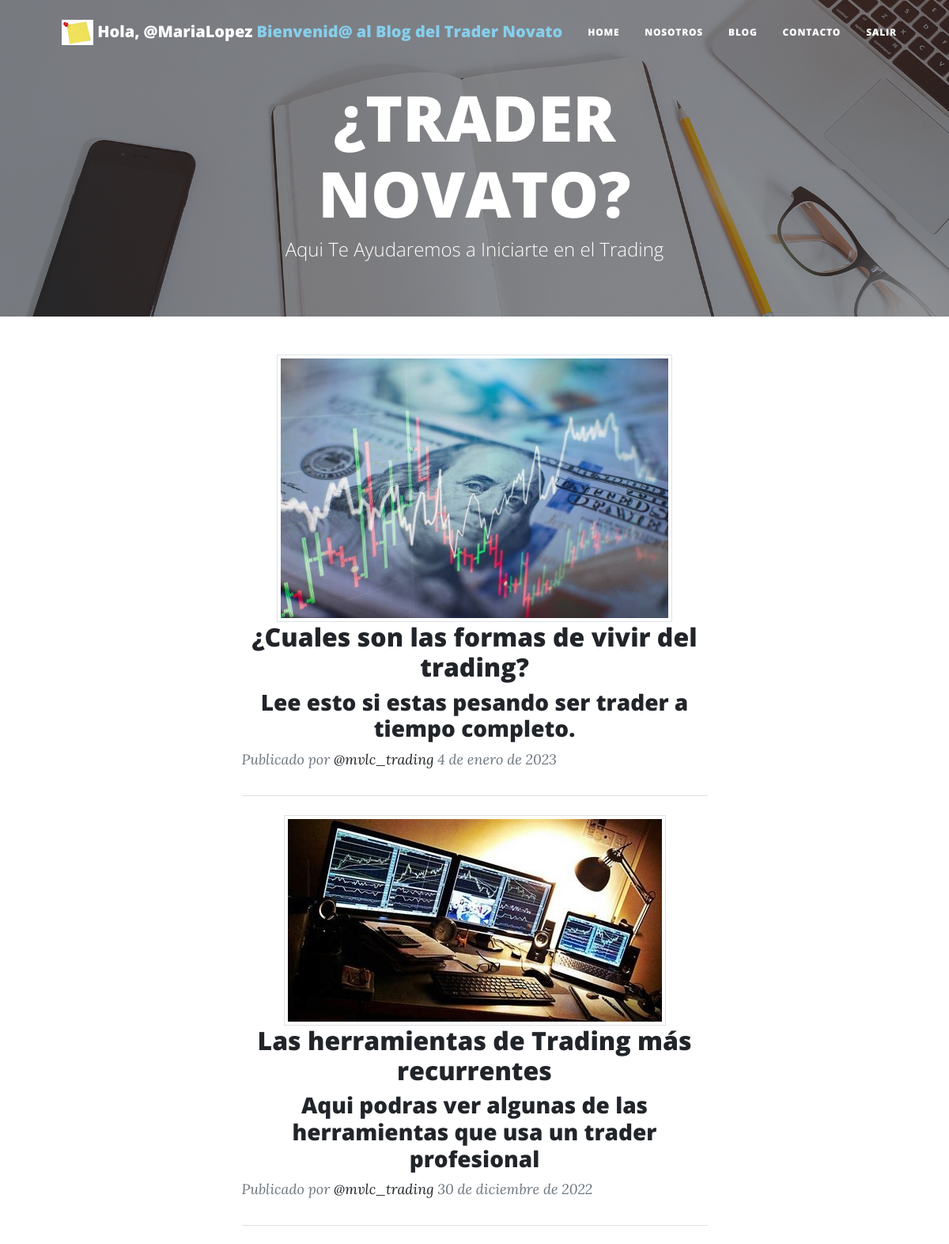
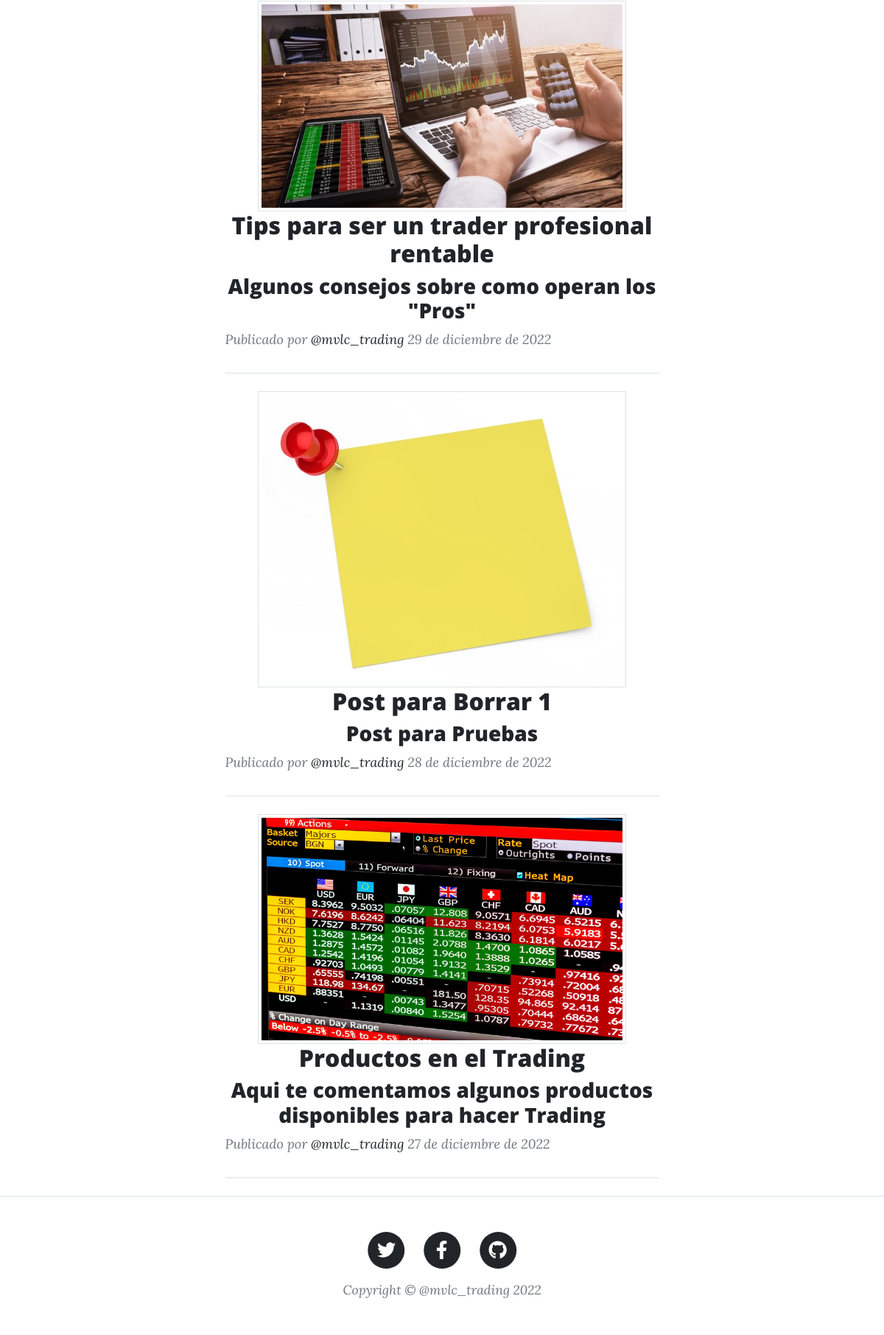
The page /mvlcblog/ (signed in) on the database its author committed (2 pictures, top to bottom).
### mvlcblog/models.py (models this page shows)
class Avatar(models.Model):
    user = models.OneToOneField(to=User, on_delete=models.CASCADE, related_name='avatar')
    imagen = models.ImageField(upload_to='avatares', null=True, blank=True)

class Post(models.Model):
    titulo = models.CharField(max_length=100)
    sub_titulo = models.CharField(max_length=100)
    texto = models.TextField(max_length=4000)
    publicado_el = models.DateField()
    imagen = models.ImageField(upload_to='posts', null=True, blank=True)

### mvlcblog/views.py (the view)
# urls.py: path("mvlcblog/", inicio, name="mvlcblog-inicio"),
def inicio(request):
    posts = Post.objects.order_by('-publicado_el').all()
    return render(request,"mvlcblog/inicio.html",{'posts': posts})

### mvlcblog/templates/mvlcblog/inicio.html
{% extends "mvlcblog/base.html" %}
{% load static %}
{% block contenido %}
<div class="container px-4 px-lg-5">
{% if posts %}
<div class="row gx-4 gx-lg-5 justify-content-center">
    <div class="col-md-10 col-lg-8 col-xl-7">
        <div class="post-preview">
            {% for post in posts|slice:":5" %}
            <div class="post-preview">
                {% if post.imagen %}
                    <a href="{% url 'mvlcblog-detalle' post.id %}"><img class="img-thumbnail mx-auto d-block"
                        src="{{post.imagen.url}}" alt="{{post.titulo}}" style="max-width:500px;max-height:500px"/></a>
                {% else %}
                    <a href="{% url 'mvlcblog-detalle' post.id %}"><img class="img-thumbnail mx-auto d-block"
                        src="{% static 'media/posts/default_image.jpg' %}" alt="{{post.titulo}}" style="max-width:350px;max-height:350px" /></a>
                {% endif %}
                <h2 class="post-title text-center"><a href="{% url 'mvlcblog-detalle' post.id %}">{{post.titulo}}</a></h2>
                <h3 class="post-subtitle text-center">{{post.sub_titulo}}</h3>
                <p class="post-meta">
                    Publicado por
                    <a href="#!">@mvlc_trading</a>
                    {{post.publicado_el}}
                </p>
            </div>
                    <hr class="my-4" />
                {% endfor %}
            </div>
        </div>
    </div>
{% endif %}
</div>
{% endblock %}

### mvlcblog/templates/mvlcblog/base.html (shortened to what this page needs)
<!DOCTYPE html>
<html lang="en">
    <head>
        {% load static %}
        <link href="{% static 'mvlcblog/css/styles.css' %}" rel="stylesheet" />
    </head>
    <body>
        <nav class="navbar navbar-expand-lg navbar-light" id="mainNav">
            <div class="container px-4 px-lg-5">
                <a class="navbar-brand" href="{% url 'mvlcblog-inicio' %}">
                    <img height="32" src="{{user.avatar.imagen.url}}">
                    {% if user.is_authenticated %}
                    Hola, {{user.username}}
                    {% endif %}
                    <span style="color: skyblue">Bienvenid@ al Blog del Trader Novato</span></a>
                <div class="collapse navbar-collapse" id="navbarResponsive">
                    <ul class="navbar-nav ms-auto py-4 py-lg-0">
                        <li class="nav-item"><a class="nav-link px-lg-3 py-3 py-lg-4" href="{% url 'mvlcblog-inicio' %}">Home</a></li>
                        <li class="nav-item"><a class="nav-link px-lg-3 py-3 py-lg-4" href="{% url 'mvlcblog-about' %}">Nosotros</a></li>
                        {% if not user.is_superuser %}
                        <li class="nav-item"><a class="nav-link px-lg-3 py-3 py-lg-4" href="{% url 'mvlcblog-listar' %}">Blog</a></li>
                        {% endif %}
                        <li class="nav-item"><a class="nav-link px-lg-3 py-3 py-lg-4" href="{% url 'mvlcblog-mensajes-crear' %}">Contacto</a></li>
                        {% if user.is_authenticated %}
                        <li class="nav-item"><a class="nav-link px-lg-3 py-3 py-lg-4" href="{% url 'mvlcblog-logout' %}">Salir</a></li>
                        {% else %}
                        <li class="nav-item"><a class="nav-link px-lg-3 py-3 py-lg-4" href="{% url 'mvlcblog-login' %}">Ingresar</a></li>
                        <li class="nav-item"><a class="nav-link px-lg-3 py-3 py-lg-4" href="{% url 'mvlcblog-signup' %}">Registro</a></li>
                        {% endif %}
                    </ul>
                </div>
            </div>
        </nav>
        <header class="masthead" style="background-image: url('{% static 'assets/img/home-bg.jpg' %}');
        height: 400px;padding-top: 100px;">
            <div class="container position-relative px-4 px-lg-5">
                <div class="row gx-4 gx-lg-5 justify-content-center">
                    <div class="col-md-10 col-lg-8 col-xl-7">
                        <div class="site-heading">
                            <h1>¿TRADER NOVATO?</h1>
                            <span class="subheading">Aqui Te Ayudaremos a Iniciarte en el Trading</span>
                        </div>
                    </div>
                </div>
            </div>
        </header>
        {% block contenido %} {% endblock %}
        <footer class="border-top">
            <div class="container px-4 px-lg-5">
                <div class="row gx-4 gx-lg-5 justify-content-center">
                    <div class="col-md-10 col-lg-8 col-xl-7">
                        <ul class="list-inline text-center">
                            <li class="list-inline-item">
                                <a href="#!">
                                    <span class="fa-stack fa-lg">
                                        <i class="fas fa-circle fa-stack-2x"></i>
                                        <i class="fab fa-twitter fa-stack-1x fa-inverse"></i>
                                    </span>
                                </a>
                            </li>
                            <li class="list-inline-item">
                                <a href="#!">
                                    <span class="fa-stack fa-lg">
                                        <i class="fas fa-circle fa-stack-2x"></i>
                                        <i class="fab fa-facebook-f fa-stack-1x fa-inverse"></i>
                                    </span>
                                </a>
                            </li>
                            <li class="list-inline-item">
                                <a href="#!">
                                    <span class="fa-stack fa-lg">
                                        <i class="fas fa-circle fa-stack-2x"></i>
                                        <i class="fab fa-github fa-stack-1x fa-inverse"></i>
                                    </span>
                                </a>
                            </li>
                        </ul>
                        <div class="small text-center text-muted fst-italic">Copyright &copy; @mvlc_trading 2022</div>
                    </div>
                </div>
            </div>
        </footer>
    </body>
</html>

### rows shown on the page
Post: imagen (picture), titulo "¿Cuales son las formas de vivir del trading?", sub_titulo "Lee esto si estas pesando ser trader a tiempo completo.", publicado_el "4 de enero de 2023"
Post: imagen (picture), titulo "Las herramientas de Trading más recurrentes", sub_titulo "Aqui podras ver algunas de las herramientas que usa un trader profesional", publicado_el "30 de diciembre de 2022"
Post: imagen (picture), titulo "Tips para ser un trader profesional rentable", sub_titulo "Algunos consejos sobre como operan los \"Pros\"", publicado_el "29 de diciembre de 2022"
Post: imagen (placeholder picture), titulo "Post para Borrar 1", sub_titulo "Post para Pruebas", publicado_el "28 de diciembre de 2022"
Post: imagen (picture), titulo "Productos en el Trading", sub_titulo "Aqui te comentamos algunos productos disponibles para hacer Trading", publicado_el "27 de diciembre de 2022"

### other values the page prints
{{ user.username }} "@MariaLopez"
